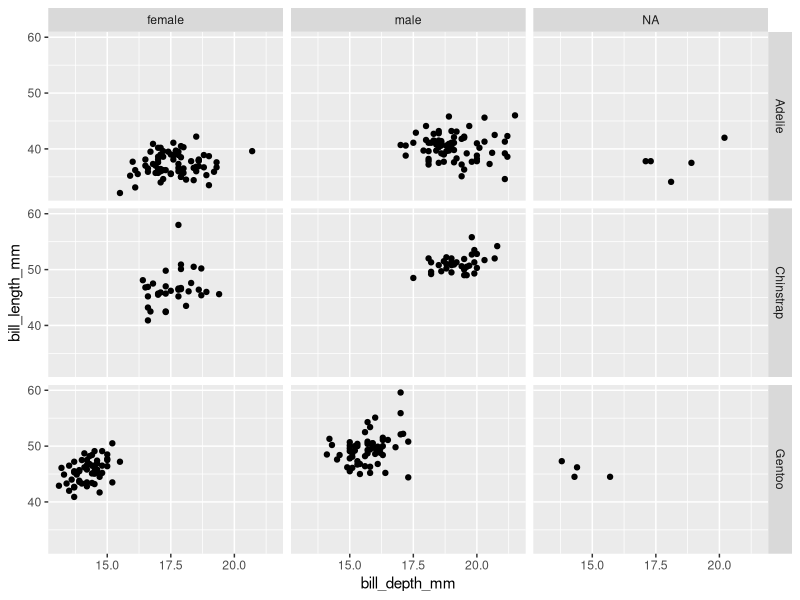
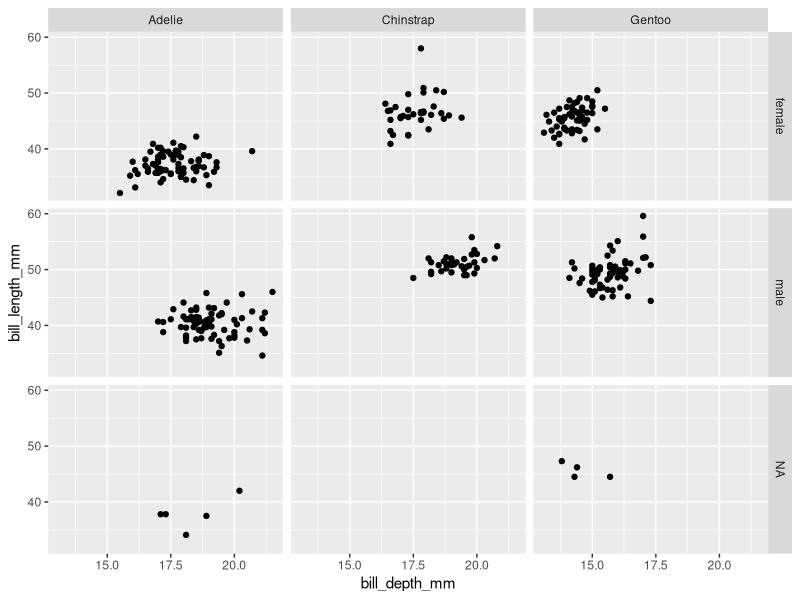
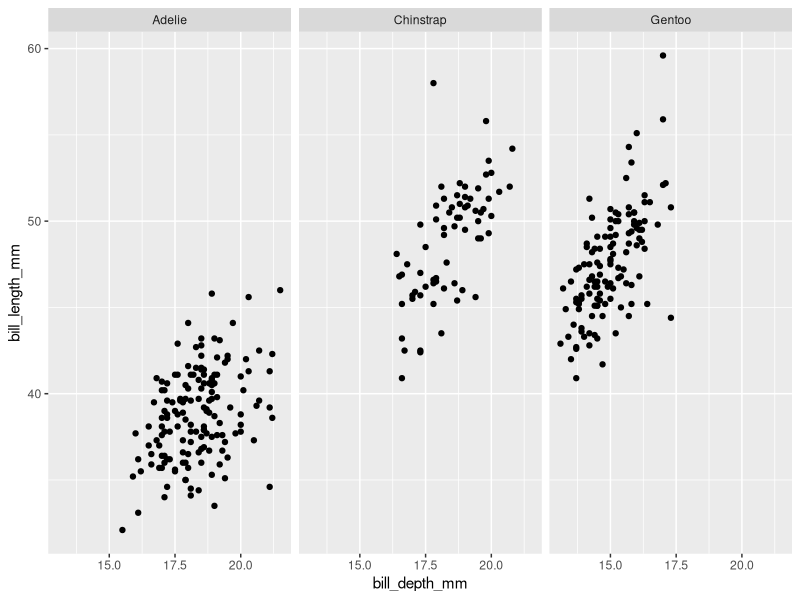
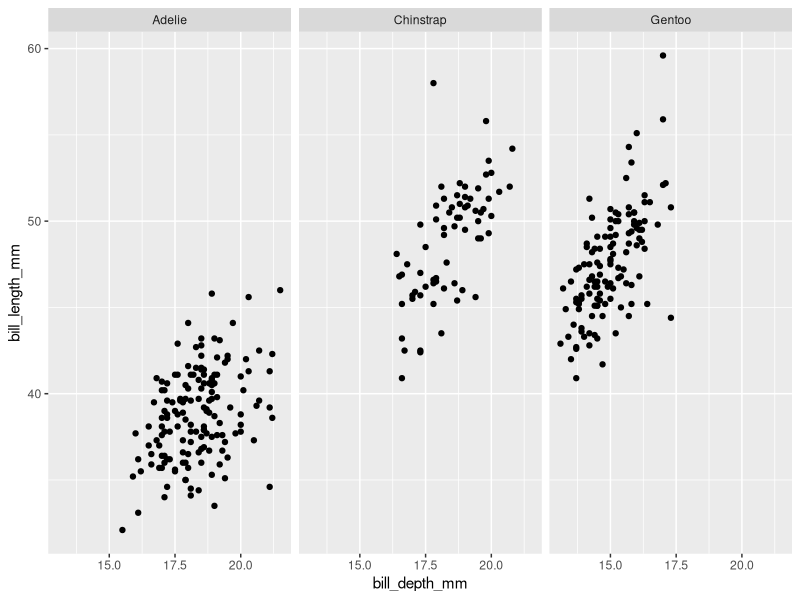
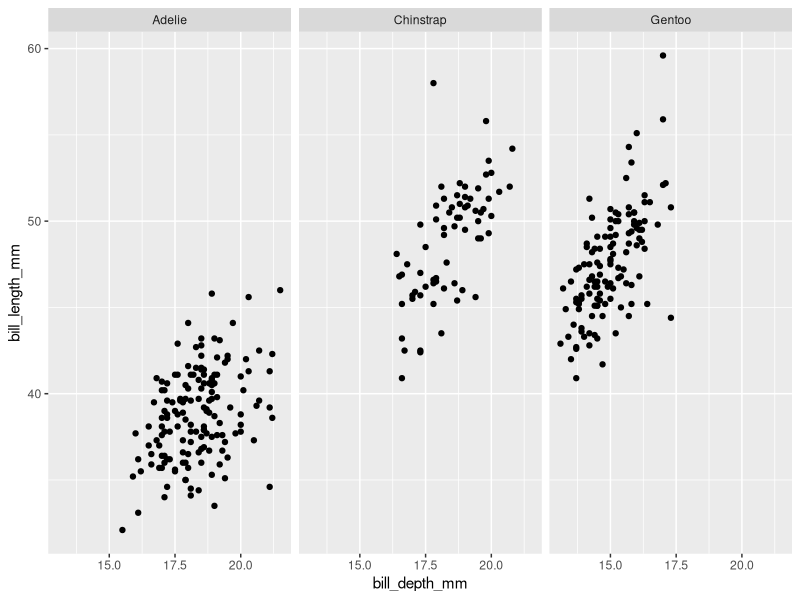
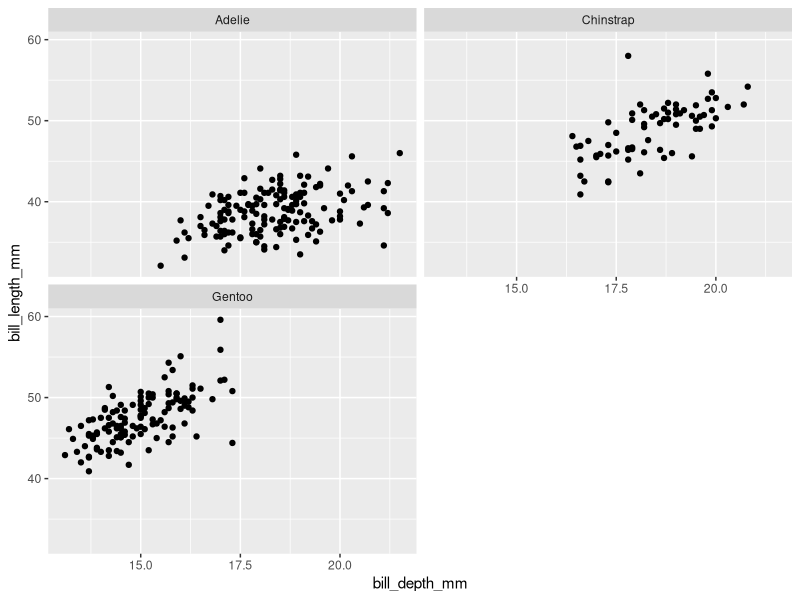

Here is the R script that generated these plots, in order:
## ---- chunk 1

library(tidyverse)
library(palmerpenguins)

## ---- chunk 2

## ---- chunk 3

## ---- chunk 4

## ---- chunk 5


## ---- chunk 6


## ---- chunk 7



## ---- chunk 8

ggplot(penguins, 
       aes(x = bill_depth_mm, 
           y = bill_length_mm)) + 
  geom_point() +
  facet_grid(species ~ sex)

## ---- chunk 9

ggplot(penguins, 
       aes(x = bill_depth_mm, 
           y = bill_length_mm)) + 
  geom_point() +
  facet_grid(sex ~ species)

## ---- chunk 10

ggplot(penguins, 
       aes(x = bill_depth_mm, 
           y = bill_length_mm)) + 
  geom_point() +
  facet_wrap(~ species)

## ---- chunk 11

ggplot(penguins, 
       aes(x = bill_depth_mm,
           y = bill_length_mm)) + 
  geom_point() +
  facet_grid(. ~ species)


## ---- chunk 12

ggplot(penguins, 
       aes(x = bill_depth_mm, 
           y = bill_length_mm)) + 
  geom_point() +
  facet_wrap(~ species)

## ---- chunk 13

ggplot(penguins, 
       aes(x = bill_depth_mm, 
           y = bill_length_mm)) + 
  geom_point() +
  facet_wrap(~ species, ncol = 2)

